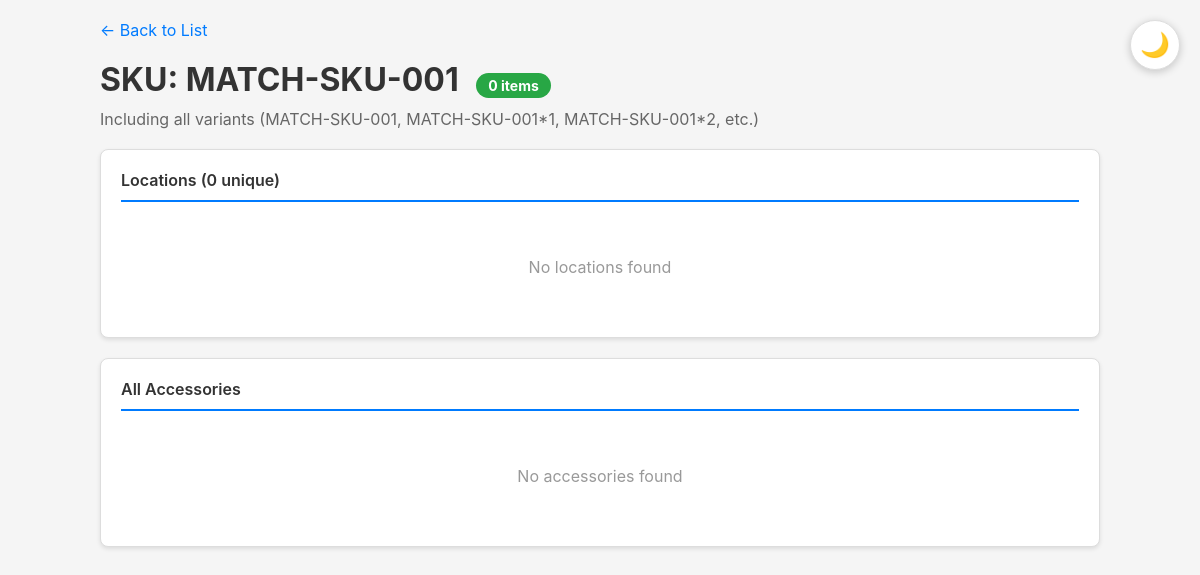
/sku/MATCH-SKU-001, run on an earlier commit of the app's database.
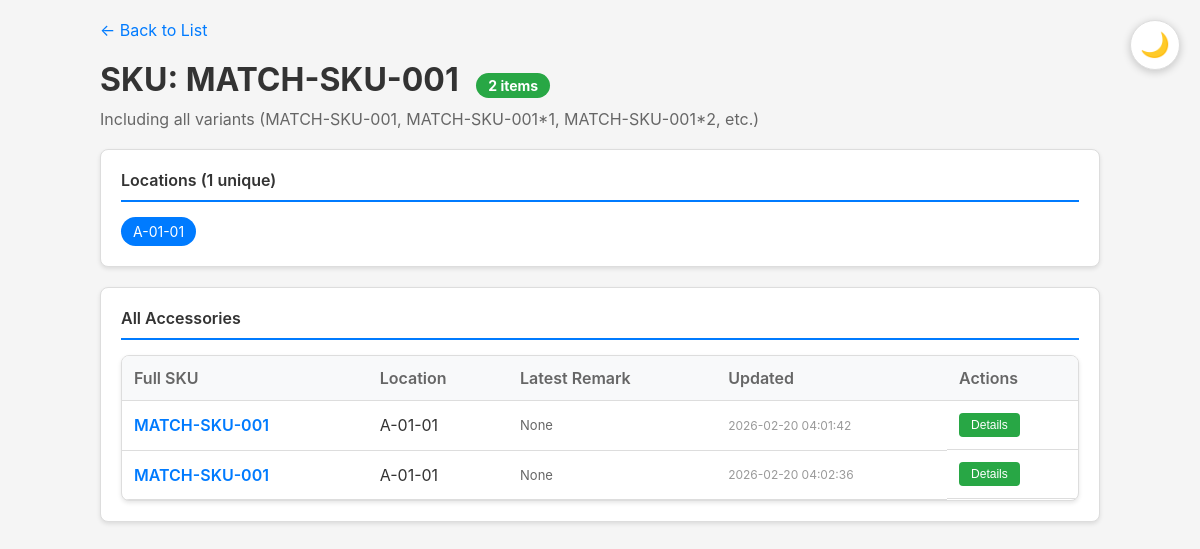
And on a later commit of the database.
### tables this page shows
CREATE TABLE accessories (
            id INTEGER PRIMARY KEY AUTOINCREMENT,
            sku TEXT NOT NULL,
            location TEXT NOT NULL,
            updated_at TIMESTAMP DEFAULT CURRENT_TIMESTAMP
        );

### app.py (the view)
@app.route("/sku/<sku>")
def sku_detail(sku):
    conn = get_db()
    cursor = conn.cursor()
    cursor.execute(
        """
        SELECT a.*,
               (SELECT content FROM remarks
                WHERE accessory_id = a.id
                ORDER BY created_at DESC LIMIT 1) as latest_remark
        FROM accessories a
        WHERE a.sku = ? OR a.sku LIKE ?
        ORDER BY a.location
    """,
        (sku, f"{sku}*%"),
    )
    accessories = [dict(row) for row in cursor.fetchall()]
    locations = list(set([a["location"] for a in accessories]))
    conn.close()
    return render_template(
        "sku_detail.html",
        base_sku=sku,
        accessories=accessories,
        locations=locations,
        total_count=len(accessories),
    )

### app.py (called while the page is built)
def get_db():
    conn = sqlite3.connect(DB_PATH)
    conn.row_factory = sqlite3.Row
    return conn

### templates/sku_detail.html (shortened to what this page needs)
<!DOCTYPE html>
<html lang="en">
<head>
</head>
<body>
    <button class="theme-toggle" id="themeToggle" title="Toggle Dark Mode">🌙</button>
    <div class="container">
        <a href="{{ url_for('index') }}" class="back-link">← Back to List</a>
        <h1>SKU: {{ base_sku }} <span class="count-badge">{{ total_count }} items</span></h1>
        <div class="subtitle">Including all variants ({{ base_sku }}, {{ base_sku }}*1, {{ base_sku }}*2, etc.)</div>
        <div class="info-card">
            <div class="info-title">Locations ({{ locations | length }} unique)</div>
            {% if locations %}
            <div class="locations-list">
                {% for location in locations %}
                <span class="location-tag">{{ location }}</span>
                {% endfor %}
            </div>
            {% else %}
            <div class="empty">No locations found</div>
            {% endif %}
        </div>
        <div class="info-card">
            <div class="info-title">All Accessories</div>
            {% if accessories %}
            <div class="accessory-list">
                <table>
                    <thead>
                        <tr>
                            <th>Full SKU</th>
                            <th>Location</th>
                            <th>Latest Remark</th>
                            <th>Updated</th>
                            <th>Actions</th>
                        </tr>
                    </thead>
                    <tbody>
                        {% for item in accessories %}
                        <tr>
                            <td class="sku">{{ item.sku }}</td>
                            <td>{{ item.location }}</td>
                            <td class="remark-preview" title="{{ item.latest_remark }}">{{ item.latest_remark }}</td>
                            <td class="time">{{ item.updated_at }}</td>
                            <td class="actions">
                                <a href="{{ url_for('detail', id=item.id) }}">
                                    <button class="btn-small btn-edit">Details</button>
                                </a>
                            </td>
                        </tr>
                        {% endfor %}
                    </tbody>
                </table>
            </div>
            {% else %}
            <div class="empty">No accessories found</div>
            {% endif %}
        </div>
    </div>
</body>
</html>

### templates/sku_detail.html (style rules this page uses)
* { margin: 0; padding: 0; box-sizing: border-box; }
:root { --bg-color: #f5f5f5; --card-bg: white; --text-color: #333; --text-secondary: #666; --text-muted: #999; --border-color: #ddd; --table-header-bg: #f8f9fa; --table-hover-bg: #f8f9fa; }
body { font-family: -apple-system, BlinkMacSystemFont, 'Segoe UI', Roboto, 'Helvetica Neue', Arial, sans-serif; background: var(--bg-color); color: var(--text-color); padding: 20px; transition: background 0.3s, color 0.3s; }
.container { max-width: 1000px; margin: 0 auto; }
.back-link { display: inline-block; margin-bottom: 20px; color: #007bff; text-decoration: none; }
h1 { color: var(--text-color); margin-bottom: 10px; }
.subtitle { color: var(--text-secondary); margin-bottom: 20px; font-size: 16px; }
.info-card { background: var(--card-bg); padding: 20px; border-radius: 8px; box-shadow: 0 2px 4px rgba(0,0,0,0.1); margin-bottom: 20px; border: 1px solid var(--border-color); }
.info-title { font-size: 16px; font-weight: 600; color: var(--text-color); margin-bottom: 15px; padding-bottom: 10px; border-bottom: 2px solid #007bff; }
.locations-list { display: flex; flex-wrap: wrap; gap: 10px; }
.location-tag { background: #007bff; color: white; padding: 6px 12px; border-radius: 20px; font-size: 14px; }
.accessory-list { background: var(--card-bg); border-radius: 8px; box-shadow: 0 2px 4px rgba(0,0,0,0.1); overflow: hidden; border: 1px solid var(--border-color); }
table { width: 100%; border-collapse: collapse; }
th, td { padding: 12px; text-align: left; border-bottom: 1px solid var(--border-color); }
th { background: var(--table-header-bg); font-weight: 600; color: var(--text-secondary); }
.sku { font-weight: 600; color: #007bff; }
.remark-preview { color: var(--text-secondary); font-size: 13px; max-width: 300px; overflow: hidden; text-overflow: ellipsis; white-space: nowrap; }
.actions { display: flex; gap: 8px; }
.btn-small { padding: 5px 12px; font-size: 12px; border: none; border-radius: 4px; cursor: pointer; }
.btn-edit { background: #28a745; color: white; }
.time { color: var(--text-muted); font-size: 12px; }
.count-badge { background: #28a745; color: white; padding: 4px 12px; border-radius: 20px; font-size: 14px; margin-left: 10px; }
.theme-toggle { position: fixed; top: 20px; right: 20px; background: var(--card-bg); border: 1px solid var(--border-color); border-radius: 50%; width: 50px; height: 50px; cursor: pointer; display: flex; align-items: center; justify-content: center; font-size: 24px; box-shadow: 0 2px 8px rgba(0,0,0,0.2); z-index: 1000; transition: all 0.3s; }

What changed in the data, as far as the page shows it:
added accessories: location "A-01-01", sku "MATCH-SKU-001", latest_remark "None", updated_at "2026-02-20 04:01:42"
added accessories: sku "MATCH-SKU-001", location "A-01-01", latest_remark "None", updated_at "2026-02-20 04:02:36"
Also different on the page:
{{ total_count }}: "0" → "2"
{{ locations | length }}: "0" → "1"
text no longer shown: "No locations found No accessories found"
text now shown: "Full SKU Location Latest Remark Updated Actions"
